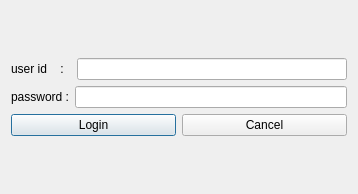
<?xml version="1.0" encoding="UTF-8"?>
<ui version="4.0">
 <class>Dialog</class>
 <widget class="QDialog" name="Dialog">
  <property name="geometry">
   <rect>
    <x>0</x>
    <y>0</y>
    <width>358</width>
    <height>194</height>
   </rect>
  </property>
  <property name="windowTitle">
   <string>Dialog</string>
  </property>
  <layout class="QGridLayout" name="gridLayout">
   <item row="0" column="0">
    <layout class="QVBoxLayout" name="verticalLayout">
     <item>
      <layout class="QHBoxLayout" name="horizontalLayout">
       <item>
        <widget class="QLabel" name="label">
         <property name="text">
          <string>user id    :  </string>
         </property>
        </widget>
       </item>
       <item>
        <widget class="QLineEdit" name="ln_usrname"/>
       </item>
      </layout>
     </item>
     <item>
      <layout class="QHBoxLayout" name="horizontalLayout_2">
       <item>
        <widget class="QLabel" name="label_2">
         <property name="text">
          <string>password :</string>
         </property>
        </widget>
       </item>
       <item>
        <widget class="QLineEdit" name="ln_pswrd"/>
       </item>
      </layout>
     </item>
     <item>
      <layout class="QHBoxLayout" name="horizontalLayout_3">
       <item>
        <widget class="QPushButton" name="pb_login">
         <property name="text">
          <string>Login</string>
         </property>
        </widget>
       </item>
       <item>
        <widget class="QPushButton" name="pb_cancel">
         <property name="text">
          <string>Cancel</string>
         </property>
        </widget>
       </item>
      </layout>
     </item>
    </layout>
   </item>
  </layout>
 </widget>
 <resources/>
 <connections/>
</ui>
